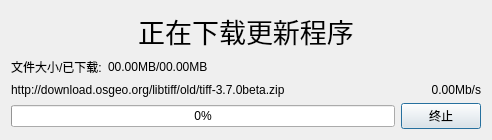
<?xml version="1.0" encoding="UTF-8"?>
<ui version="4.0">
 <class>DownloadDlg</class>
 <widget class="QDialog" name="DownloadDlg">
  <property name="geometry">
   <rect>
    <x>0</x>
    <y>0</y>
    <width>492</width>
    <height>124</height>
   </rect>
  </property>
  <property name="windowTitle">
   <string>DownloadDlg</string>
  </property>
  <layout class="QVBoxLayout" name="verticalLayout">
   <item>
    <widget class="QLabel" name="titleLabel">
     <property name="font">
      <font>
       <family>华文行楷</family>
       <pointsize>20</pointsize>
       <weight>50</weight>
       <italic>false</italic>
       <bold>false</bold>
      </font>
     </property>
     <property name="text">
      <string>正在下载更新程序</string>
     </property>
     <property name="alignment">
      <set>Qt::AlignCenter</set>
     </property>
    </widget>
   </item>
   <item>
    <layout class="QHBoxLayout" name="horizontalLayout_3">
     <item>
      <widget class="QLabel" name="label">
       <property name="text">
        <string>文件大小/已下载:</string>
       </property>
      </widget>
     </item>
     <item>
      <widget class="QLabel" name="sizeLabel">
       <property name="text">
        <string>00.00MB/00.00MB</string>
       </property>
      </widget>
     </item>
     <item>
      <spacer name="horizontalSpacer">
       <property name="orientation">
        <enum>Qt::Horizontal</enum>
       </property>
       <property name="sizeHint" stdset="0">
        <size>
         <width>40</width>
         <height>20</height>
        </size>
       </property>
      </spacer>
     </item>
    </layout>
   </item>
   <item>
    <layout class="QHBoxLayout" name="horizontalLayout_2">
     <item>
      <widget class="QLabel" name="urlLabel">
       <property name="text">
        <string>http://download.osgeo.org/libtiff/old/tiff-3.7.0beta.zip</string>
       </property>
      </widget>
     </item>
     <item>
      <widget class="QLabel" name="speedLabel">
       <property name="text">
        <string>0.00Mb/s</string>
       </property>
       <property name="alignment">
        <set>Qt::AlignRight|Qt::AlignTrailing|Qt::AlignVCenter</set>
       </property>
      </widget>
     </item>
    </layout>
   </item>
   <item>
    <layout class="QHBoxLayout" name="horizontalLayout">
     <item>
      <widget class="QProgressBar" name="progressBar">
       <property name="value">
        <number>0</number>
       </property>
       <property name="alignment">
        <set>Qt::AlignCenter</set>
       </property>
       <property name="textDirection">
        <enum>QProgressBar::TopToBottom</enum>
       </property>
      </widget>
     </item>
     <item>
      <widget class="QPushButton" name="abortBtn">
       <property name="text">
        <string>终止</string>
       </property>
      </widget>
     </item>
    </layout>
   </item>
  </layout>
 </widget>
 <layoutdefault spacing="6" margin="11"/>
 <resources/>
 <connections/>
</ui>
